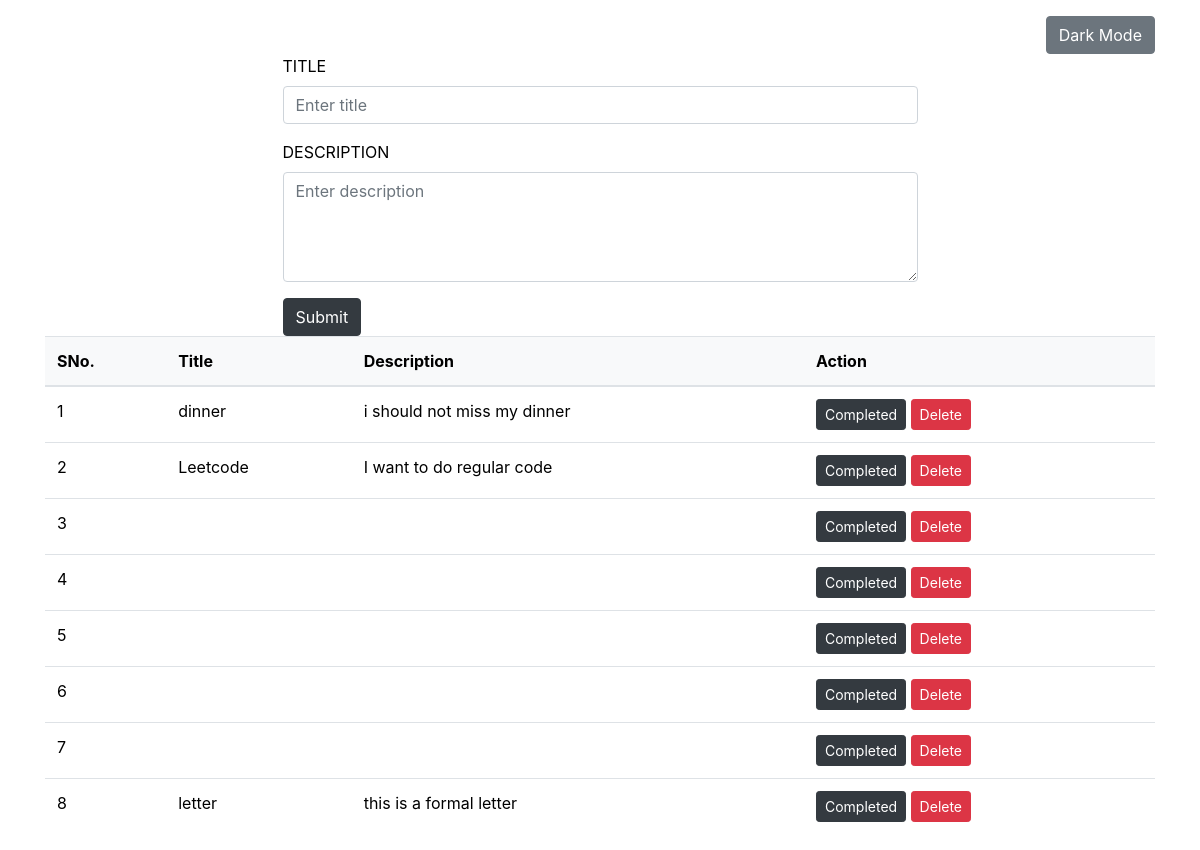
/todo/, run on an earlier commit of the app's database.
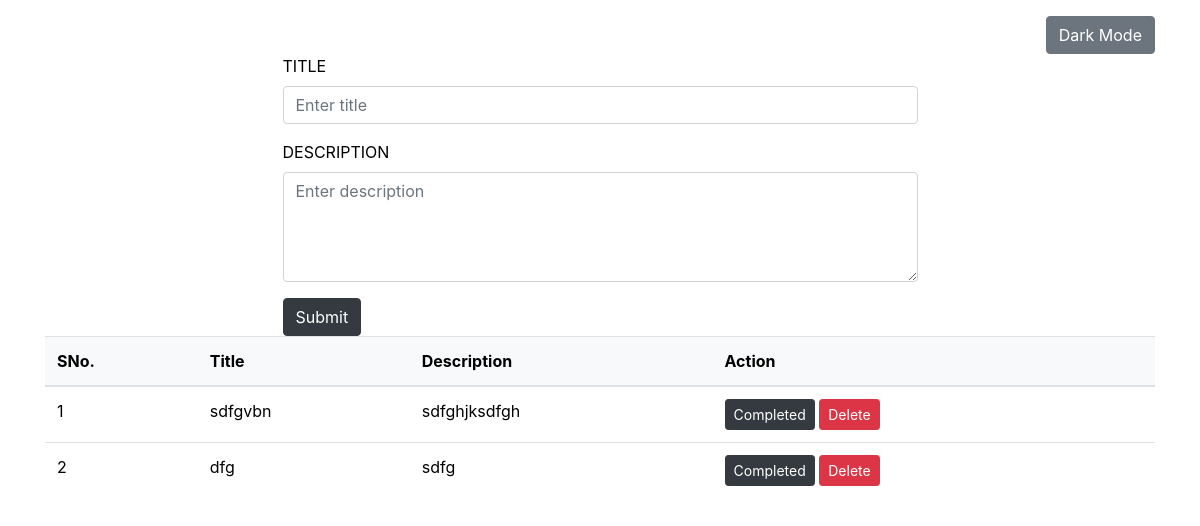
And on a later commit of the database.
### todo/models.py (models this page shows)
class Todo(models.Model):
    title = models.CharField(max_length=300)
    description = models.TextField()
    completed = models.BooleanField(default=False)

### todo/views.py (the view)
# urls.py: path('', views.todo_list, name="todo_list"),
def todo_list(request):
    theme = request.session.get('theme', 'light')  # Default to light theme
    todos = Todo.objects.order_by('-id')  # Fetch todos ordered by ID in descending order
    return render(request, 'todo/index.html', {'todos': todos, 'theme': theme})

### templates/todo/index.html (shortened to what this page needs)
<!DOCTYPE html>
<html lang="en" data-bs-theme="{{ theme }}">
<head>
  <link rel="stylesheet" href="https://cdn.jsdelivr.net/npm/bootstrap@4.6.2/dist/css/bootstrap.min.css">
</head>
<body>
  <div class="container">
    <div class="text-right mt-3">
      <form action="{% url 'set_theme' %}" method="POST">
        <button type="submit" class="btn btn-secondary">
          {% if theme == 'light' %}Dark Mode{% else %}Light Mode{% endif %}
        </button>
      </form>
    </div>
    <div class="row justify-content-center">
      <div class="col-sm-7">
        <form action="{% url 'create_todo' %}" method="POST">
          <div class="form-group">
            <label for="title">TITLE</label>
            <input type="text" class="form-control" id="title" placeholder="Enter title" name="title">
          </div>
          <div class="form-group">
            <label for="description">DESCRIPTION</label>
            <textarea class="form-control" id="description" name="description" rows="4" placeholder="Enter description"></textarea>
          </div>
          <button type="submit" class="btn btn-dark">Submit</button>
        </form>
      </div>
    </div>
    <table class="table">
      <thead>
        <tr>
          <th>SNo.</th>
          <th>Title</th>
          <th>Description</th>
          <th>Action</th>
        </tr>
      </thead>
      <tbody>
        {% for todo in todos  %}
        <tr>
          <td>{{ forloop.counter }}</td>
          <td>{{ todo.title }}</td>
          <td>{{ todo.description }}</td>
          <td>
            {% if todo.completed %}
              <span class="badge badge-success">Completed</span>
            {% else %}
              <a class="btn btn-sm btn-dark" href="{% url 'complete_todo' todo.id %}">Completed</a>
            {% endif %}
            <a class="btn btn-sm btn-danger" href="{% url 'delete_todo' todo.id %}">Delete</a>
          </td>
        </tr>
        {% endfor %}
      </tbody>
    </table>
  </div>
</body>
</html>

### templates/todo/index.html (style rules this page uses)
[data-bs-theme="light"] { background-color: #ffffff; color: #000000; }
[data-bs-theme="light"] body { background-color: #ffffff; color: #000000; }
[data-bs-theme="light"] .table { color: #000000; }
[data-bs-theme="light"] .table thead th { background-color: #f8f9fa; border-color: #dee2e6; }
[data-bs-theme="light"] .table tbody tr { background-color: #ffffff; }
[data-bs-theme="light"] .form-control { background-color: #ffffff; color: #000000; border-color: #ced4da; }
[data-bs-theme="light"] .btn-dark { background-color: #343a40; border-color: #343a40; }

What changed in the data, as far as the page shows it:
removed Todo: title "dinner", description "i should not miss my dinner", completed "Completed"
removed Todo: title "Leetcode", description "I want to do regular code", completed "Completed"
removed Todo: completed "Completed"
removed Todo: completed "Completed"
removed Todo: completed "Completed"
removed Todo: completed "Completed"
removed Todo: completed "Completed"
removed Todo: title "letter", description "this is a formal letter", completed "Completed"
added Todo: title "sdfgvbn", description "sdfghjksdfgh", completed "Completed"
added Todo: title "dfg", description "sdfg", completed "Completed"
